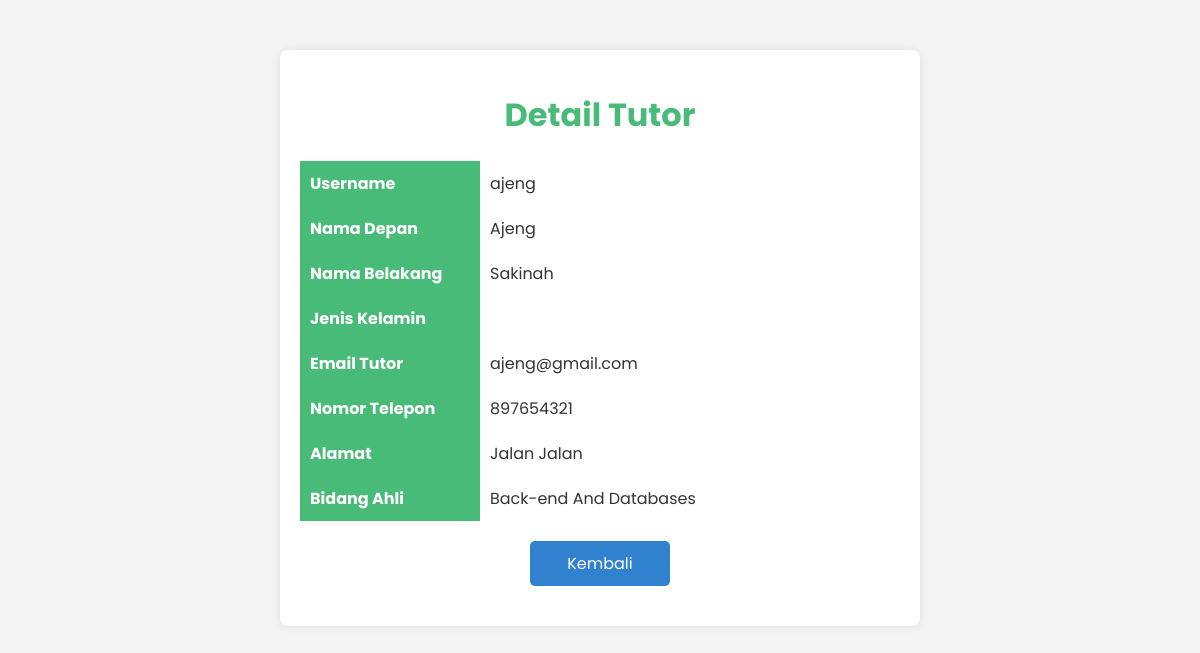
The page /detail_tutors.php?id=1 (signed in) on the database its author committed.
### tables this page shows
CREATE TABLE `tutors` (
  `tutor_id` int(11) NOT NULL,
  `email_tutor` varchar(255) NOT NULL,
  `username` varchar(100) NOT NULL,
  `password` char(32) NOT NULL,
  `foto_profil` varchar(255) DEFAULT 'path/to/default-profile-picture.jpg',
  `nama_depan` varchar(255) DEFAULT NULL,
  `nama_belakang` varchar(255) DEFAULT NULL,
  `nomor_telepon` varchar(20) DEFAULT NULL,
  `alamat` text DEFAULT NULL,
  `bidang_ahli` text DEFAULT NULL,
  `jenis_kelamin` enum('Pria','Wanita') DEFAULT NULL
);

### detail_tutors.php (the view, shortened to what this page needs)
<?php
include 'koneksi.php';
$tutor_id = isset($_GET['id']) ? intval($_GET['id']) : 0;
$sql = "SELECT * FROM tutors WHERE tutor_id = $tutor_id";
$result = $conn->query($sql);
if ($result->num_rows == 1) {
    $row = $result->fetch_assoc();
} else {
    echo "Data tidak ditemukan.";
    exit();
}
?>
<!DOCTYPE html>
<html>
<head>
</head>
<body>
    <div class="container">
        <h1>Detail Tutor</h1>
        <table>
            <tr>
                <th>Username</th>
                <td><?php echo htmlspecialchars($row['username']); ?></td>
            </tr>
            <tr>
                <th>Nama Depan</th>
                <td><?php echo htmlspecialchars($row['nama_depan']); ?></td>
            </tr>
            <tr>
                <th>Nama Belakang</th>
                <td><?php echo htmlspecialchars($row['nama_belakang']); ?></td>
            </tr>
            <tr>
                <th>Jenis Kelamin</th>
                <td><?php echo htmlspecialchars($row['jenis_kelamin']); ?></td>
            </tr>
            <tr>
                <th>Email Tutor</th>
                <td><?php echo htmlspecialchars($row['email_tutor']); ?></td>
            </tr>
            <tr>
                <th>Nomor Telepon</th>
                <td><?php echo htmlspecialchars($row['nomor_telepon']); ?></td>
            </tr>
            <tr>
                <th>Alamat</th>
                <td><?php echo htmlspecialchars($row['alamat']); ?></td>
            </tr>
            <tr>
                <th>Bidang Ahli</th>
                <td><?php echo htmlspecialchars($row['bidang_ahli']); ?></td>
            </tr>
        </table>
        <a href="tutors_admin.php" class="button-back">Kembali</a>
    </div>
</body>
</html>

### detail_tutors.php (style rules this page uses)
body { font-family: "Poppins", sans-serif; background-color: #f4f4f4; color: #333; margin: 0; padding: 0; }
.container { width: 50%; margin: 50px auto; padding: 20px; background: #fff; border-radius: 8px; box-shadow: 0 0 10px rgba(0,0,0,0.1); }
h1 { text-align: center; color: #48BB78; }
table { width: 100%; border-collapse: collapse; }
th, td { padding: 10px; text-align: left; }
th { width: 30%; background-color: #48BB78; color: white; }
.button-back { display: block; width: 120px; margin: 20px auto; padding: 10px; text-align: center; background: #3182CE; color: white; text-decoration: none; border-radius: 5px; transition: background 0.3s ease; }

### rows shown on the page
tutors: username "ajeng", nama_depan "Ajeng", nama_belakang "Sakinah", email_tutor "ajeng@gmail.com", nomor_telepon "897654321", alamat "Jalan Jalan", bidang_ahli "Back-end And Databases"
